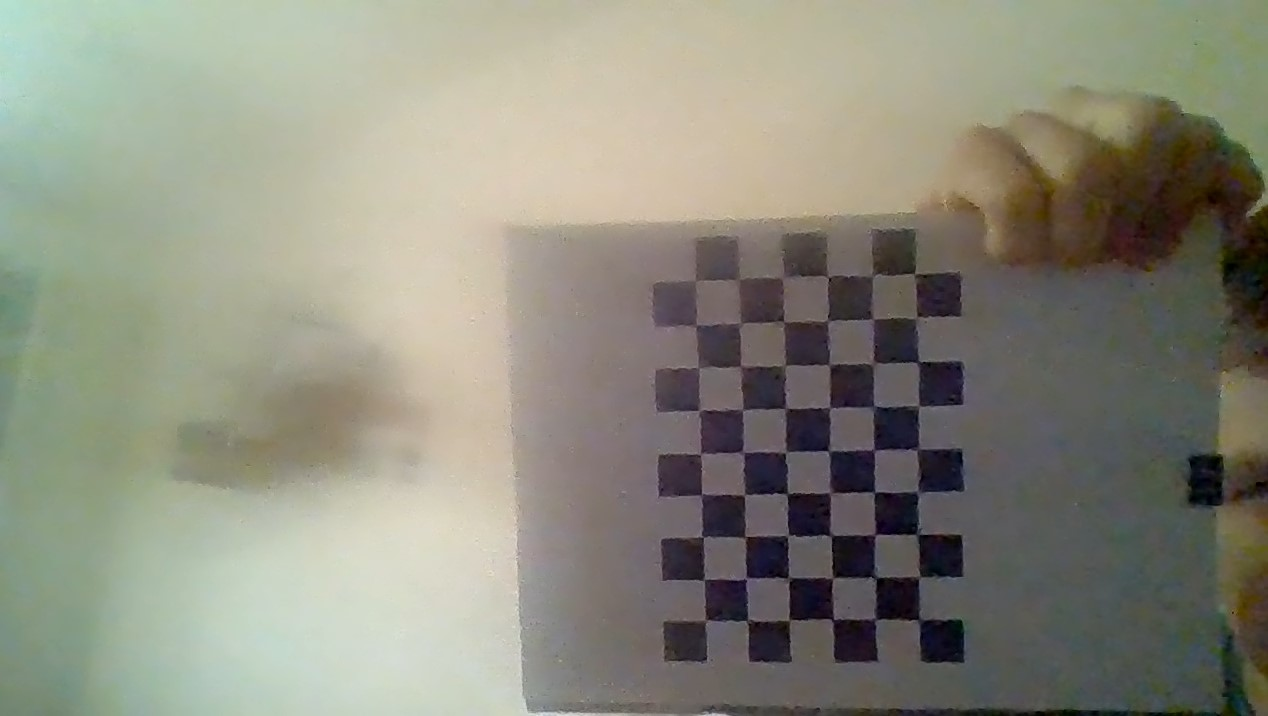
#> input picture templates/chess_1.jpg, 1268 x 716 px; its folder holds only this picture in this run
$ python CalibrateCamera.py
#> lines starting #> are read from the running program, lines starting #| are printed output that depends on the picture; after the words box and inside, x2 and y2 are one past the last pixel; in counts of white or black regions, pixels touching at a corner belong together; long printed decimals are rounded
# System information:
# - Linux Mint 18.1 Cinnamon 64-bit
# - Python 2.7 with OpenCV 3.2.0
# Resources:
# - OpenCV-Python tutorial for calibration: http://opencv-python-tutroals.readthedocs.io/en/latest/py_tutorials/py_calib3d/py_calibration/py_calibration.html
#   - Variable names were changed for clarity

import numpy
import cv2
import pickle
import glob

# Create arrays you'll use to store object points and image points from all images processed
objpoints = [] # 3D point in real world space where chess squares are
imgpoints = [] # 2D point in image plane, determined by CV2

# Chessboard variables
CHESSBOARD_CORNERS_ROWCOUNT = 9
CHESSBOARD_CORNERS_COLCOUNT = 6

# Theoretical object points for the chessboard we're calibrating against,
# These will come out like:
#     (0, 0, 0), (1, 0, 0), ...,
#     (CHESSBOARD_CORNERS_ROWCOUNT-1, CHESSBOARD_CORNERS_COLCOUNT-1, 0)
# Note that the Z value for all stays at 0, as this is a printed out 2D image
# And also that the max point is -1 of the max because we're zero-indexing
# The following line generates all the tuples needed at (0, 0, 0)
objp = numpy.zeros((CHESSBOARD_CORNERS_ROWCOUNT*CHESSBOARD_CORNERS_COLCOUNT,3), numpy.float32)
# The following line fills the tuples just generated with their values (0, 0, 0), (1, 0, 0), ...
objp[:,:2] = numpy.mgrid[0:CHESSBOARD_CORNERS_ROWCOUNT,0:CHESSBOARD_CORNERS_COLCOUNT].T.reshape(-1, 2)

# Need a set of images or a video taken with the camera you want to calibrate
# I'm using a set of images taken with the camera with the naming convention:
# 'camera-pic-of-chessboard-<NUMBER>.jpg'
images = glob.glob('./templates/chess_*.jpg')
print(images)
# All images used should be the same size, which if taken with the same camera shouldn't be a problem
imageSize = None # Determined at runtime

# Loop through images glob'ed
for iname in images:
    # Open the image
    img = cv2.imread(iname)
#> img is the input picture: shape (716, 1268, 3); mean B, G, R 125.3, 139.2, 139.5
    cv2.imshow('frame', img)
    cv2.waitKey(0)
    # Grayscale the image
    gray = cv2.cvtColor(img, cv2.COLOR_BGR2GRAY)
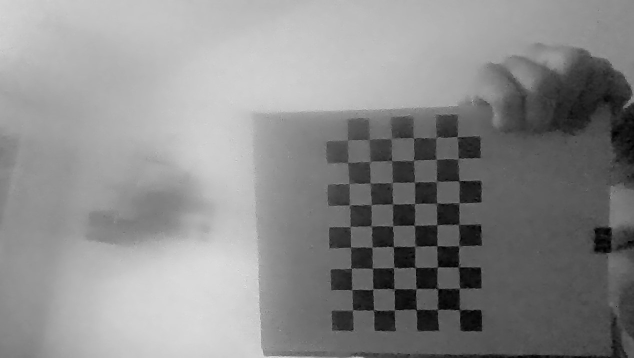
#> gray: shape (716, 1268) (shown at 1/2 size); min 0, max 229, mean 137.7

    # Find chessboard in the image, setting PatternSize(2nd arg) to a tuple of (#rows, #columns)
    board, corners = cv2.findChessboardCorners(gray, (CHESSBOARD_CORNERS_ROWCOUNT,CHESSBOARD_CORNERS_COLCOUNT), None)
#> board = True; corners = 54 rows, first 8: [705.5, 620], [704, 579.7], [703.4, 537.5], [701.5, 493.7], [700.5, 454.6], [699.4, 410.7], [698.7, 367.9], [695.9, 327]

    # If a chessboard was found, let's collect image/corner points
    if board == True:
        # Add the points in 3D that we just discovered
        objpoints.append(objp)

        # Enhance corner accuracy with cornerSubPix
        corners_acc = cv2.cornerSubPix(
                image=gray,
                corners=corners,
                winSize=(11, 11),
                zeroZone=(-1, -1),
                criteria=(cv2.TERM_CRITERIA_EPS + cv2.TERM_CRITERIA_MAX_ITER, 30, 0.001)) # Last parameter is about termination critera
#> corners_acc = 54 rows, first 8: [705.7, 619.9], [704, 579.6], [702.5, 536.5], [701.5, 494.5], [700.5, 453.8], [699.4, 410.4], [698.5, 367.6], [695.8, 325.4]
        imgpoints.append(corners_acc)

        # If our image size is unknown, set it now
        if not imageSize:
            imageSize = gray.shape[::-1]

        # Draw the corners to a new image to show whoever is performing the calibration
        # that the board was properly detected
        img = cv2.drawChessboardCorners(img, (CHESSBOARD_CORNERS_ROWCOUNT, CHESSBOARD_CORNERS_COLCOUNT), corners_acc, board)
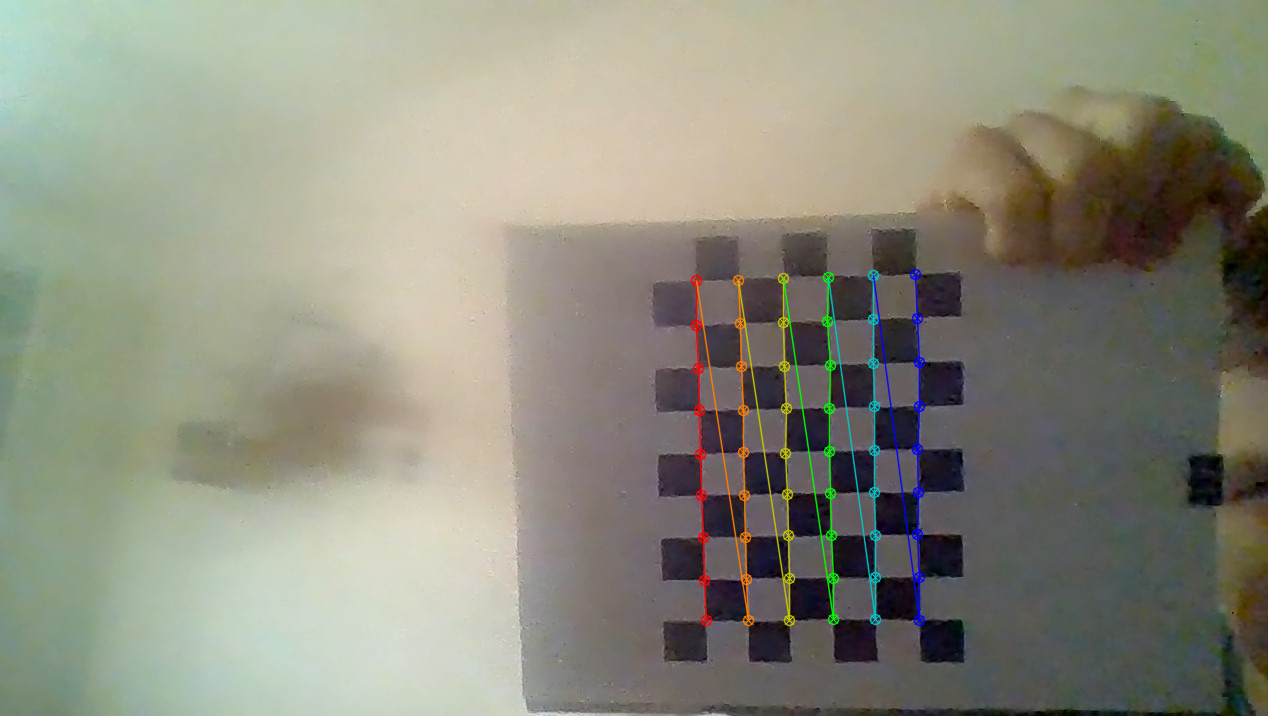
#> img: shape (716, 1268, 3); 1.71% of pixels changed, all inside (x1, y1, x2, y2) = (690, 268, 926, 627)
        # Pause to display each image, waiting for key press
        cv2.imshow('Chessboard', img)
        cv2.waitKey(0)
    else:
        print("Not able to detect a chessboard in image: {}".format(iname))

# Destroy any open CV windows
cv2.destroyAllWindows()

# Make sure at least one image was found
if len(images) < 1:
    # Calibration failed because there were no images, warn the user
    print("Calibration was unsuccessful. No images of chessboards were found. Add images of chessboards and use or alter the naming conventions used in this file.")
    # Exit for failure
    exit()

# Make sure we were able to calibrate on at least one chessboard by checking
# if we ever determined the image size
if not imageSize:
    # Calibration failed because we didn't see any chessboards of the PatternSize used
    print("Calibration was unsuccessful. We couldn't detect chessboards in any of the images supplied. Try changing the patternSize passed into findChessboardCorners(), or try different pictures of chessboards.")
    # Exit for failure
    exit()

# Now that we've seen all of our images, perform the camera calibration
# based on the set of points we've discovered
calibration, cameraMatrix, distCoeffs, rvecs, tvecs = cv2.calibrateCamera(
        objectPoints=objpoints,
        imagePoints=imgpoints,
        imageSize=imageSize,
        cameraMatrix=None,
        distCoeffs=None)
#> calibration = 0.779; cameraMatrix = [[534, 0, 705.4], [0, 531, 415.5], [0, 0, 1]]; distCoeffs = [[0.186, -1.06, 0.00731, -0.00236, 1.92]]; rvecs = ([0.0248, 0.091, -1.6],); tvecs = ([-0.00296, 4.87, 12.86],)

# Print matrix and distortion coefficient to the console
print(cameraMatrix)
#| [[533.988   0.         705.371]
#|  [  0.         530.969 415.473]
#|  [  0.           0.           1.        ]]
print(distCoeffs)
#| [[ 0.186 -1.057   0.007311 -0.002359  1.917]]

# Save values to be used where matrix+dist is required, for instance for posture estimation
# I save files in a pickle file, but you can use yaml or whatever works for you
f = open('calibration.pckl', 'wb')
pickle.dump((cameraMatrix, distCoeffs, rvecs, tvecs), f)
f.close()

# Print to console our success
print('Calibration successful. Calibration file used: {}'.format('calibration.pckl'))

$ run again, on templates/chess_5.jpg
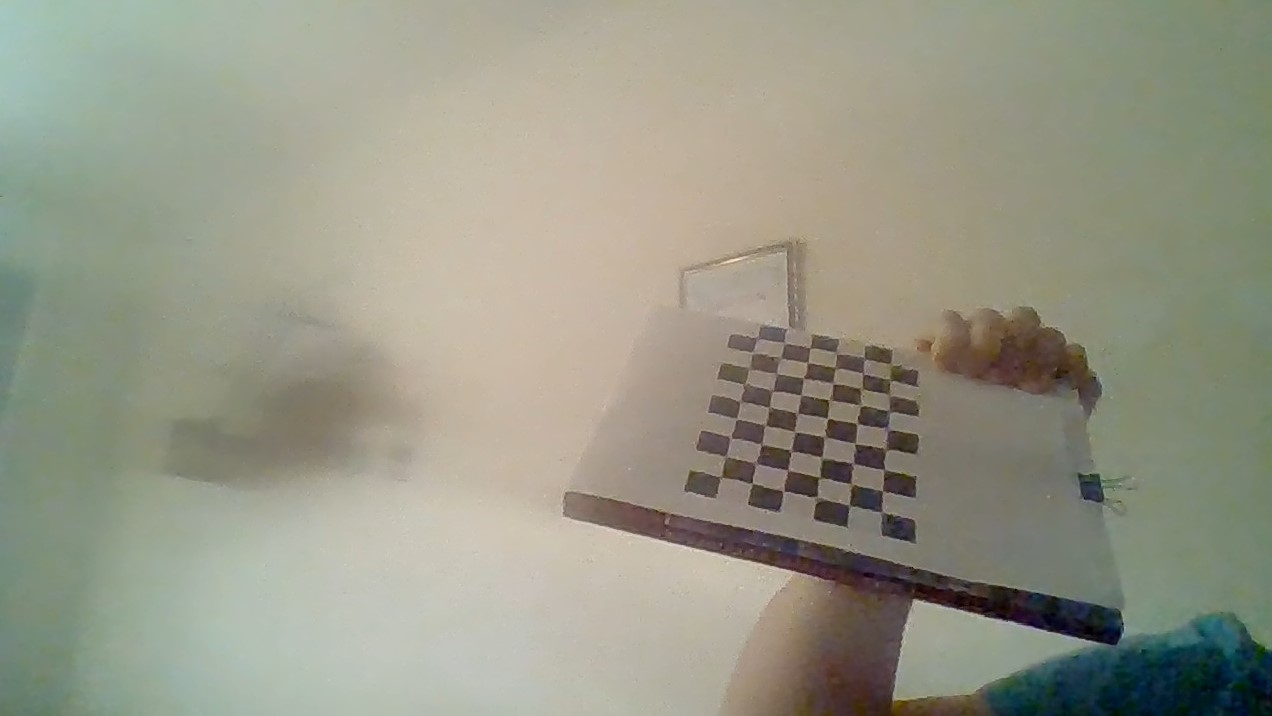
#> input picture templates/chess_5.jpg, 1272 x 716 px
#> img is the input picture: shape (716, 1272, 3); mean B, G, R 135.1, 151.2, 150.8
#> `gray = cv2.cvtColor(img, cv2.COLOR_BGR2GRAY)`:
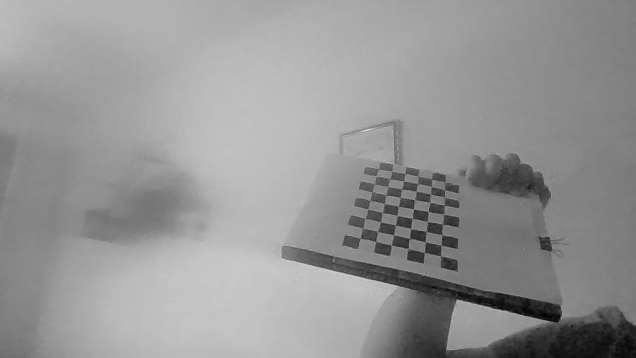
#> gray: shape (716, 1272) (shown at 1/2 size); min 0, max 239, mean 149.2
#> board = True; corners = 54 rows, first 8: [722.5, 477.2], [727.6, 456.1], [731, 437], [737.3, 419], [740.5, 401.5], [742.4, 383.7], [748.4, 366.9], [752, 353.5]
#> corners_acc = 54 rows, first 8: [720.7, 477.3], [725.8, 456.3], [730.4, 437.5], [736.6, 418.7], [740, 401.5], [744.7, 384.4], [749.4, 368.4], [752.4, 352.4]
#> `img = cv2.drawChessboardCorners(img, (CHESSBOARD_CORNERS_ROWCOUNT, CHE..`:
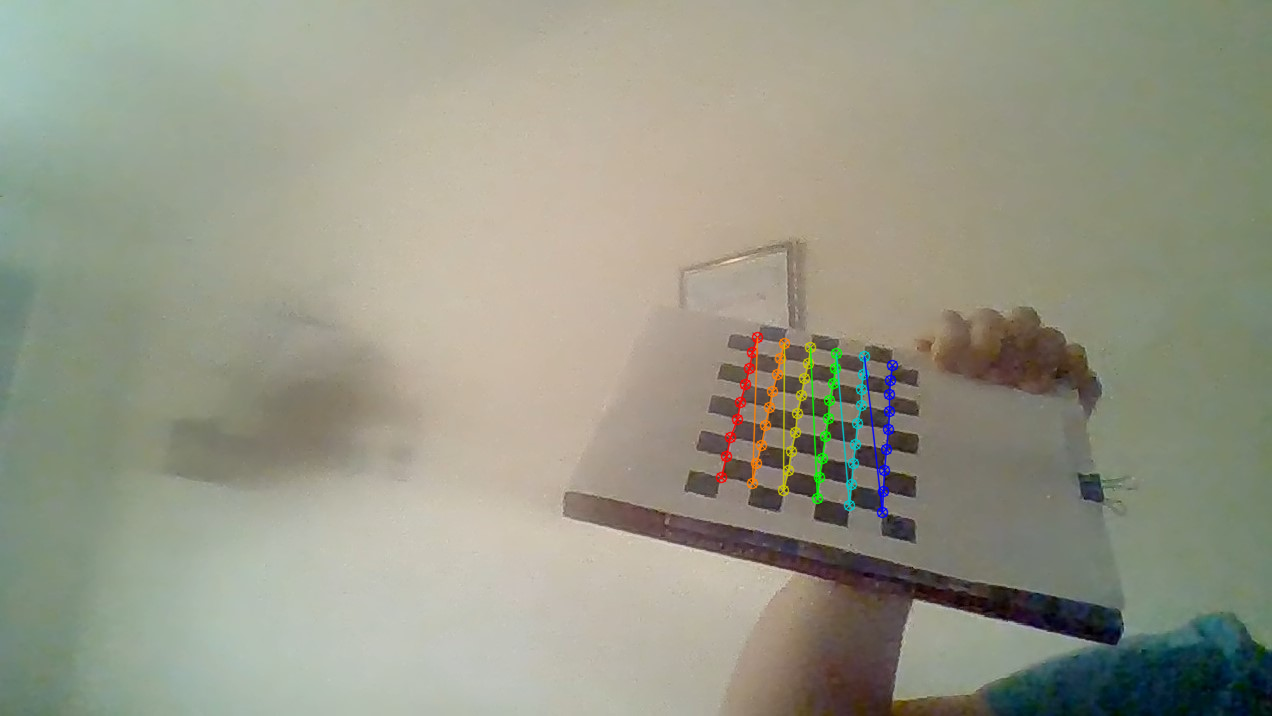
#> img: shape (716, 1272, 3); 0.99% of pixels changed, all inside (x1, y1, x2, y2) = (715, 331, 899, 519)
#> calibration = 0.93; cameraMatrix = [[877.6, 0, 635.3], [0, 1825.3, 330], [0, 0, 1]]; distCoeffs = [[-3.02, -14.72, 0.149, 0.574, 134.8]]; rvecs = ([-1.08, -0.784, -1.14],); tvecs = ([2.99, 2.59, 35.58],)
#| [[8.77554139e+02 0.00000000e+00 6.35302844e+02]
#|  [0.00000000e+00 1.82527216e+03 3.30019505e+02]
#|  [0.00000000e+00 0.00000000e+00 1.00000000e+00]]
#| [[ -3.015 -14.719   0.1488   0.574 134.783]]

$ run again, on templates/chess_6.jpg
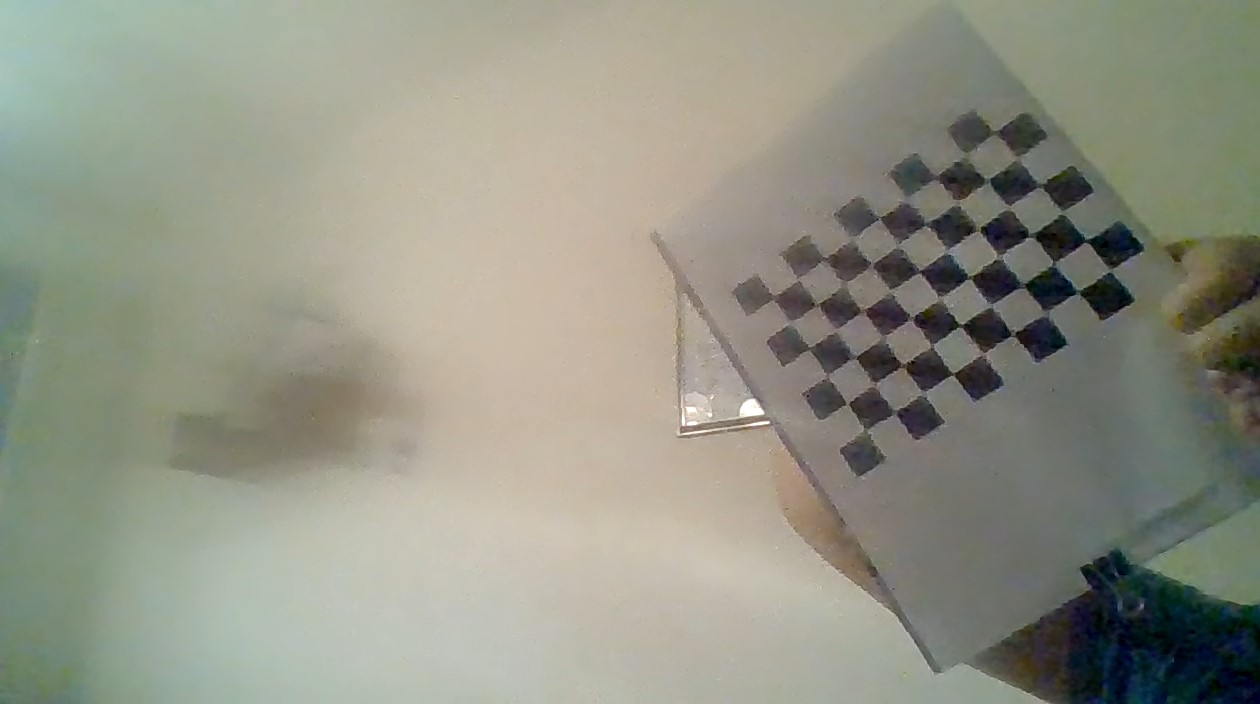
#> input picture templates/chess_6.jpg, 1260 x 704 px
#> img is the input picture: shape (704, 1260, 3); mean B, G, R 133.1, 147, 145.8
#> `gray = cv2.cvtColor(img, cv2.COLOR_BGR2GRAY)`:
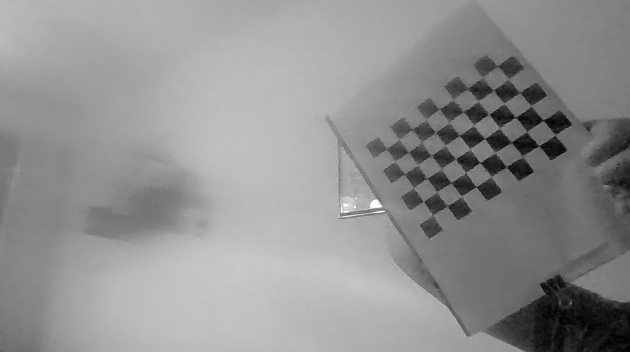
#> gray: shape (704, 1260) (shown at 1/2 size); min 0, max 255, mean 145
#> board = True; corners = 54 rows, first 8: [773.5, 298], [797.3, 279.6], [824, 258.5], [852, 239.5], [878.5, 219.6], [907, 199], [936, 176], [963.6, 156.5]
#> corners_acc = 54 rows, first 8: [773.5, 297.4], [797.7, 279.5], [823.6, 259.1], [853.4, 240.8], [878.9, 218.2], [903.8, 201.4], [937.1, 177.4], [962.7, 158.5]
#> `img = cv2.drawChessboardCorners(img, (CHESSBOARD_CORNERS_ROWCOUNT, CHE..`:
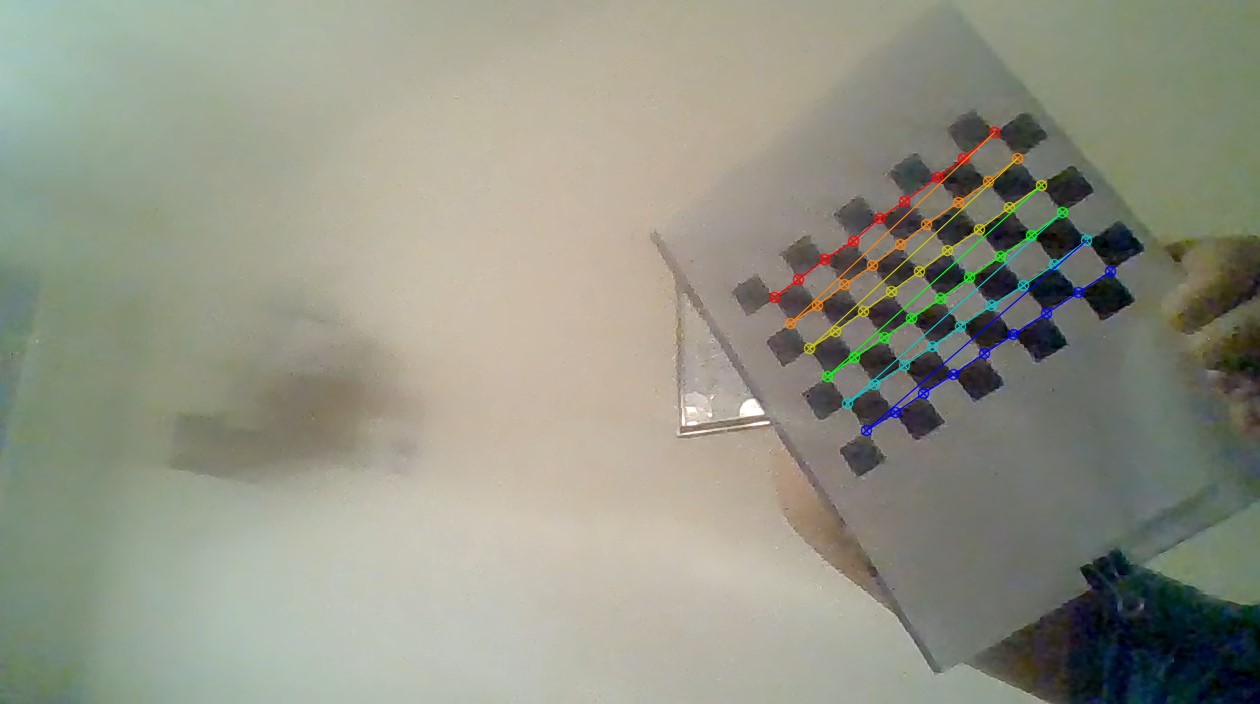
#> img: shape (704, 1260, 3); 1.32% of pixels changed, all inside (x1, y1, x2, y2) = (768, 126, 1117, 437)
#> calibration = 1.24; cameraMatrix = [[670.8, 0, 704.6], [0, 642.9, 491.7], [0, 0, 1]]; distCoeffs = [[-0.288, 0.383, 0.0116, -0.0197, -0.211]]; rvecs = ([-0.0792, 0.456, -0.559],); tvecs = ([2.05, -6.01, 19.13],)
#| [[670.805    0.         704.610]
#|  [  0.         642.891 491.692]
#|  [  0.           0.           1.        ]]
#| [[-0.2879  0.3829  0.01156 -0.01971 -0.2109]]
